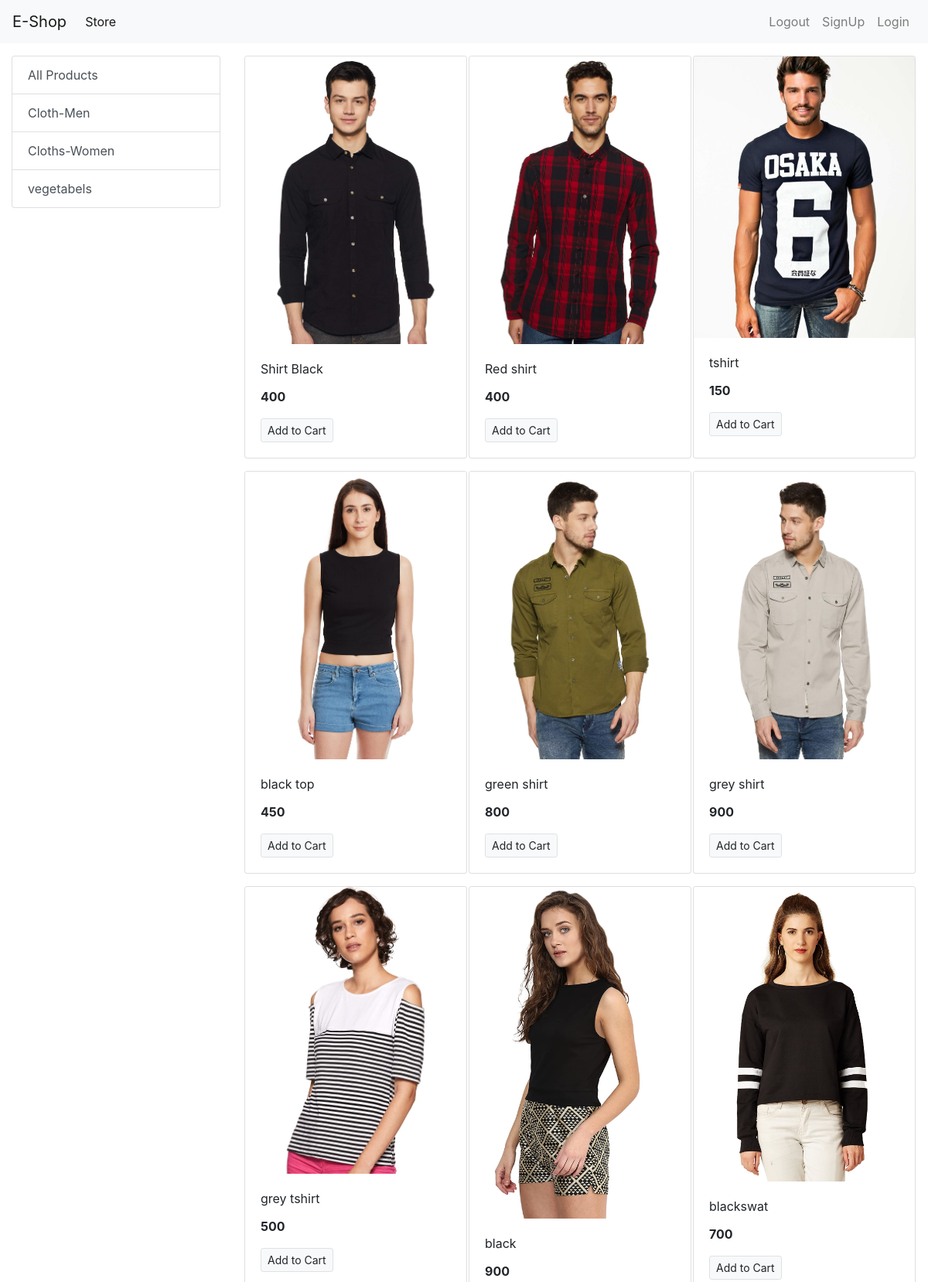
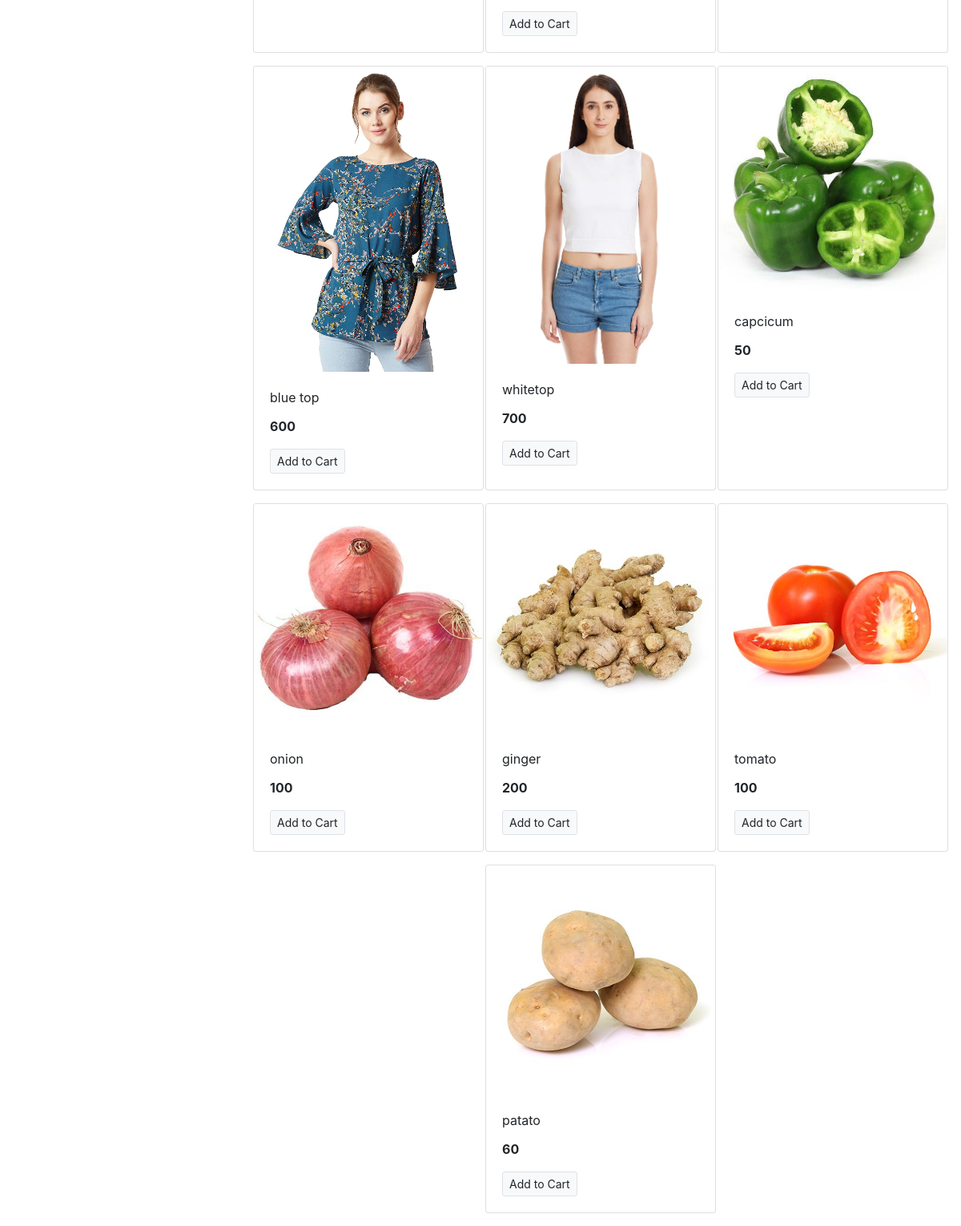
The page / on the database its author committed (2 pictures, top to bottom).
### store/models/category.py (models this page shows, shortened)
class Category(models.Model):
    name = models.CharField(max_length=20)
    @staticmethod
    def get_all_categories():
        return Category.objects.all()

### store/models/product.py (models this page shows, shortened)
class Product(models.Model):
    name = models.CharField(max_length=50)
    price = models.IntegerField(default=0)
    category = models.ForeignKey(Category,on_delete=models.CASCADE,default=1)
    description = models.CharField(max_length=200,default='',null=True,blank=True)
    image = models.ImageField(upload_to='Uploads/products/')
    @staticmethod
    def get_all_products():
        return Product.objects.all()

### store/views.py (the view)
# urls.py: path('',index),
def index(request):
    products = None
    categories =Category.get_all_categories()
    categoryID= request.GET.get('category')
    if categoryID:
        products=Product.get_all_products_by_categoryid(categoryID)
    else:
        products=Product.get_all_products()
    data= {}
    data['products']= products
    data['categories']= categories
    return render(request,'index.html',data)

### store/templates/index.html
{% extends 'base.html' %}
{% block content %}
<div class="container-fluid mt-3">
  <div class="row">
    <div class="col-lg-3 mx-auto">
      <div class="list-group">
        <a href="/" class="list-group-item list-group-item-action ">All Products</a>
        {% for category in categories %}
        <a href="/?category={{category.id}}" class="list-group-item list-group-item-action ">{{category.name}}</a>
        {% endfor %}
      </div>
    </div>
    <div id="products" class="col-lg-9 mx-auto">
      <div class="row mx-auto">
        {% for product in products %}
        <div class="card mx-auto mb-3" style="width: 18rem;">
          <img class="card-img-top" src="{{product.image.url}}" alt="Card image cap">
          <div class="card-body">
            <p class="card-title">{{product.name}}</p>
            <p class="card-text"><b>{{product.price}}</b></p>
            <a href="#" class="btn btn-light border btn-sm">Add to Cart</a>
          </div>
        </div>
        {% endfor %}
      </div>
    </div>
  </div>
</div>
{% endblock %}

### rows shown on the page
Category: name "Cloth-Men"
Category: name "Cloths-Women"
Category: name "vegetabels"
Product: image (picture), name "Shirt Black", price "400"
Product: image (picture), name "Red shirt", price "400"
Product: image (picture), name "tshirt", price "150"
Product: image (picture), name "black top", price "450"
Product: image (picture), name "green shirt", price "800"
Product: image (picture), name "grey shirt", price "900"
Product: image (picture), name "grey tshirt", price "500"
Product: image (picture), name "black", price "900"
Product: image (picture), name "blackswat", price "700"
Product: image (picture), name "blue top", price "600"
Product: image (picture), name "whitetop", price "700"
Product: image (picture), name "capcicum", price "50"
Product: image (picture), name "onion", price "100"
Product: image (picture), name "ginger", price "200"
Product: image (picture), name "tomato", price "100"
Product: image (picture), name "patato", price "60"
